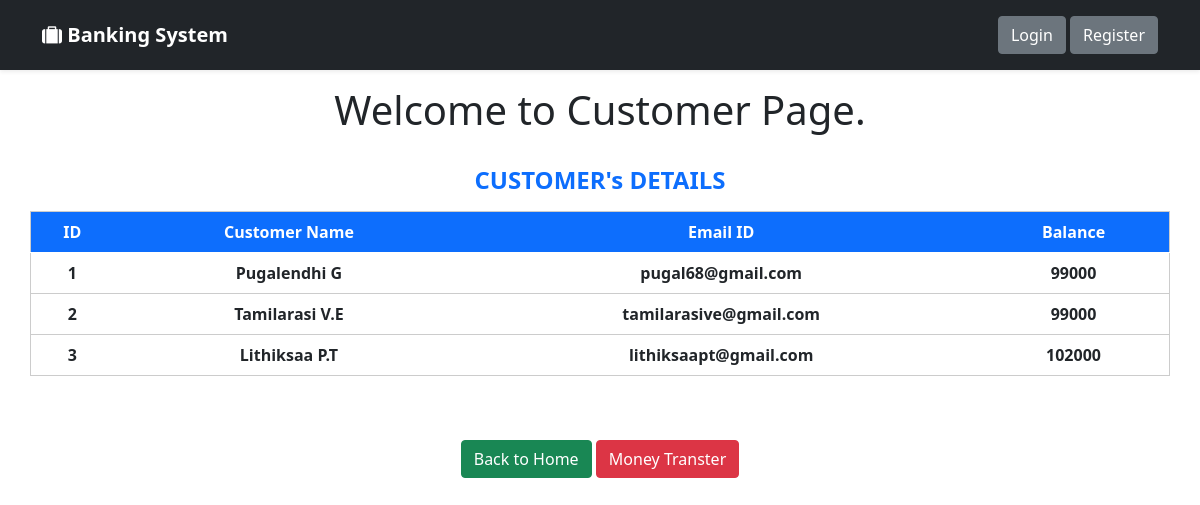
/customer.php, run on the app's committed database.
### tables this page shows
CREATE TABLE `bs_accounts` (
  `id` int(20) NOT NULL,
  `accountno` varchar(20) NOT NULL,
  `branch` varchar(20) NOT NULL,
  `type` varchar(20) NOT NULL,
  `ifsc` varchar(20) NOT NULL,
  `balance` int(20) NOT NULL,
  `customer_id` int(20) NOT NULL
);

CREATE TABLE `bs_users` (
  `id` int(11) NOT NULL,
  `name` varchar(50) NOT NULL,
  `mobile` varchar(50) NOT NULL,
  `email` varchar(50) NOT NULL,
  `password` varchar(255) NOT NULL,
  `created_at` datetime DEFAULT current_timestamp()
);

### customer.php (the view, shortened to what this page needs)
<?php
require_once "config.php";
$sql = "SELECT * FROM bs_accounts INNER JOIN bs_users ON bs_accounts.customer_id = bs_users.id";
$result = $link->query($sql);
?>
<!DOCTYPE html>
<html lang="en">
<head>
	<link rel="stylesheet" href="https://stackpath.bootstrapcdn.com/font-awesome/4.7.0/css/font-awesome.min.css">
    <link rel="stylesheet" href="css/bootstrap.css">
</head>
<body>
  <div class="navbar navbar-dark bg-dark shadow-sm">
    <div class="container">
      <a href="welcome.php" class="navbar-brand d-flex align-items-center">
        <i class="fa fa-suitcase"></i>
        <strong>&nbsp;Banking System</strong>
      </a>
      <div class="pull-right">
		<a href="#" class="btn btn-secondary my-2">Login</a>
		<a href="#" class="btn btn-secondary my-2">Register</a>
	  </div>
    </div>
  </div>
  <section class="py-3 text-center container">
    <div class="row">
      <div class="col-lg-6 col-md-8 mx-auto">
        <h1 class="fw-light">Welcome to Customer Page.</h1>
      </div>
	</div>
    <div class="row py-4">
		<h4 class="text-primary mb-3"><b>CUSTOMER's DETAILS</b></h4>
		<table class="table table-hover" style="border:1px solid #ccc;">
		   <thead class="thead-dark" style="background-color:#0d6efd; color:#fff;">
				<tr>
					<th scope="col">ID</th>
					  <th scope="col">Customer Name</th>
					  <th scope="col">Email ID</th>
					 <th scope="col">Balance</th>
				</tr>
			</thead>
			<tbody>
				<?php while($rows=$result->fetch_assoc()) { ?>
				<tr>
					<td><b><?php echo $rows['id'];?></b></td>
					<td><b><?php echo $rows['name'];?></b></td>
					<td><b><?php echo $rows['email'];?></b></td>
					<td><b><?php echo $rows['balance'];?></b></td>
				</tr>
				 <?php } ?>
			</tbody>
		</table>
	</div>
	<div class="row py-3">
      <div class="col-lg-6 col-md-8 mx-auto">
        <p>
		  <a href="index.php" class="btn btn-success my-2">Back to Home</a>
		  <a href="transfer.php" class="btn btn-danger my-2">Money Transter</a>
        </p>
      </div>
	</div>
  </section>
</body>
</html>

### data on the page
bs_accounts: customer "1", customer.name "Pugalendhi G", customer.email "pugal68@gmail.com", balance "99000"
bs_accounts: customer "2", customer.name "Tamilarasi V.E", customer.email "tamilarasive@gmail.com", balance "99000"
bs_accounts: customer "3", customer.name "Lithiksaa P.T", customer.email "lithiksaapt@gmail.com", balance "102000"
